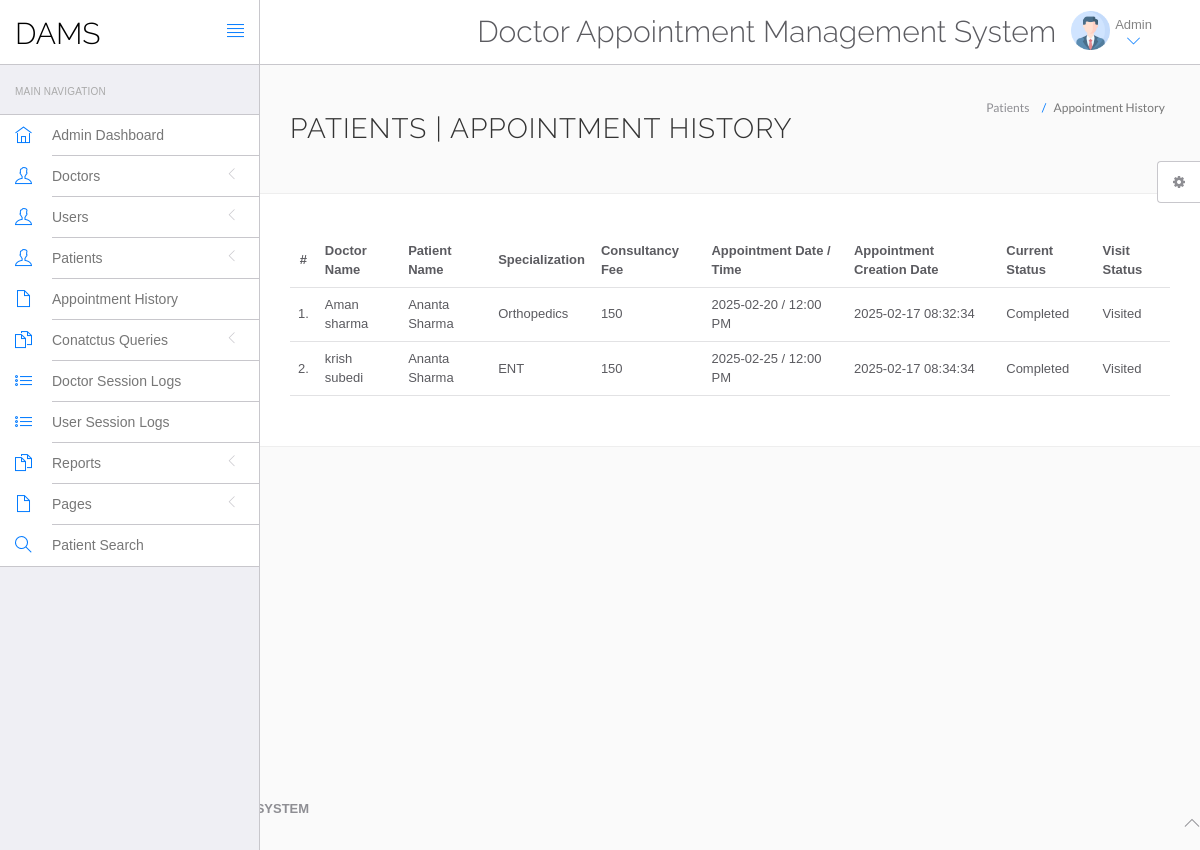
Page /dams/admin/appointment-history.php (signed in) on the committed database.
### tables this page shows
CREATE TABLE `appointment` (
  `id` int(11) NOT NULL,
  `doctorSpecialization` varchar(255) DEFAULT NULL,
  `doctorId` int(11) DEFAULT NULL,
  `userId` int(11) DEFAULT NULL,
  `consultancyFees` int(11) DEFAULT NULL,
  `appointmentDate` varchar(255) DEFAULT NULL,
  `appointmentTime` varchar(255) DEFAULT NULL,
  `postingDate` timestamp NULL DEFAULT current_timestamp(),
  `status` enum('Pending','Completed','Cancelled') DEFAULT 'Pending',
  `updationDate` timestamp NULL DEFAULT NULL ON UPDATE current_timestamp(),
  `visitStatus` enum('Visited','Not Visited','Pending') DEFAULT 'Pending'
);

CREATE TABLE `doctors` (
  `id` int(11) NOT NULL,
  `specilization` varchar(255) DEFAULT NULL,
  `doctorName` varchar(255) DEFAULT NULL,
  `address` longtext DEFAULT NULL,
  `docFees` varchar(255) DEFAULT NULL,
  `contactno` bigint(11) DEFAULT NULL,
  `docEmail` varchar(255) DEFAULT NULL,
  `password` varchar(255) DEFAULT NULL,
  `creationDate` timestamp NULL DEFAULT current_timestamp(),
  `updationDate` timestamp NULL DEFAULT NULL ON UPDATE current_timestamp()
);

CREATE TABLE `users` (
  `id` int(11) NOT NULL,
  `fullName` varchar(255) DEFAULT NULL,
  `address` longtext DEFAULT NULL,
  `city` varchar(255) DEFAULT NULL,
  `gender` varchar(255) DEFAULT NULL,
  `email` varchar(255) DEFAULT NULL,
  `password` varchar(255) DEFAULT NULL,
  `regDate` timestamp NULL DEFAULT current_timestamp(),
  `updationDate` timestamp NULL DEFAULT NULL ON UPDATE current_timestamp()
);

### dams/admin/appointment-history.php (the view, shortened to what this page needs)
<?php
include('include/config.php');
if(strlen($_SESSION['id']==0)) {
 header('location:logout.php');
  } else{
?>
<!DOCTYPE html>
<html lang="en">
	<head>
		<link rel="stylesheet" href="vendor/bootstrap/css/bootstrap.min.css">
		<link rel="stylesheet" href="vendor/fontawesome/css/font-awesome.min.css">
		<link rel="stylesheet" href="vendor/themify-icons/themify-icons.min.css">
		<link href="vendor/animate.css/animate.min.css" rel="stylesheet" media="screen">
		<link href="vendor/perfect-scrollbar/perfect-scrollbar.min.css" rel="stylesheet" media="screen">
		<link href="vendor/switchery/switchery.min.css" rel="stylesheet" media="screen">
		<link href="vendor/bootstrap-touchspin/jquery.bootstrap-touchspin.min.css" rel="stylesheet" media="screen">
		<link href="vendor/select2/select2.min.css" rel="stylesheet" media="screen">
		<link href="vendor/bootstrap-datepicker/bootstrap-datepicker3.standalone.min.css" rel="stylesheet" media="screen">
		<link href="vendor/bootstrap-timepicker/bootstrap-timepicker.min.css" rel="stylesheet" media="screen">
		<link rel="stylesheet" href="assets/css/styles.css">
		<link rel="stylesheet" href="assets/css/plugins.css">
		<link rel="stylesheet" href="assets/css/themes/theme-1.css" id="skin_color" />
	</head>
	<body>
	<div id="app">
    <?php include('include/sidebar.php'); ?>
    <div class="app-content">
        <?php include('include/header.php'); ?>
        <div class="main-content">
            <div class="wrap-content container" id="container">
                <section id="page-title">
                    <div class="row">
                        <div class="col-sm-8">
                            <h1 class="mainTitle">Patients | Appointment History</h1>
                        </div>
                        <ol class="breadcrumb">
                            <li><span>Patients</span></li>
                            <li class="active"><span>Appointment History</span></li>
                        </ol>
                    </div>
                </section>
                <div class="container-fluid container-fullw bg-white">
                    <div class="row">
                        <div class="col-md-12">
                            <table class="table table-hover" id="sample-table-1">
                                <thead>
                                    <tr>
                                        <th class="center">#</th>
                                        <th>Doctor Name</th>
                                        <th>Patient Name</th>
                                        <th>Specialization</th>
                                        <th>Consultancy Fee</th>
                                        <th>Appointment Date / Time</th>
                                        <th>Appointment Creation Date</th>
                                        <th>Current Status</th>
                                        <th>Visit Status</th>
                                    </tr>
                                </thead>
                                <tbody>
                                    <?php
                                    $sql = mysqli_query($con, "
                                        SELECT
                                            doctors.doctorName AS docname,
                                            users.fullName AS pname,
                                            appointment.*
                                        FROM
                                            appointment
                                        JOIN doctors ON doctors.id = appointment.doctorId
                                        JOIN users ON users.id = appointment.userId
                                    ");
                                    $cnt = 1;
                                    while ($row = mysqli_fetch_array($sql)) {
                                    ?>
                                        <tr>
                                            <td class="center"><?php echo $cnt; ?>.</td>
                                            <td><?php echo htmlentities($row['docname']); ?></td>
                                            <td><?php echo htmlentities($row['pname']); ?></td>
                                            <td><?php echo htmlentities($row['doctorSpecialization']); ?></td>
                                            <td><?php echo htmlentities($row['consultancyFees']); ?></td>
                                            <td><?php echo htmlentities($row['appointmentDate']); ?> / <?php echo htmlentities($row['appointmentTime']); ?></td>
                                            <td><?php echo htmlentities($row['postingDate']); ?></td>
                                            <td><?php echo htmlentities($row['status']); ?></td>
                                            <td><?php echo htmlentities($row['visitStatus']); ?></td>
                                        </tr>
                                    <?php
                                        $cnt++;
                                    }
                                    ?>
                                </tbody>
                            </table>
                        </div>
                    </div>
                </div>
            </div>
        </div>
    </div>
</div>
	<?php include('include/footer.php');?>
	<?php include('include/setting.php');?>
	</body>
</html>
<?php } ?>

### dams/admin/assets/css/themes/theme-1.css (style rules this page uses)
body { background: #FAFAFA; }

### rows in the picture
appointment: doctorId.doctorName "Aman sharma", userId.fullName "Ananta Sharma", doctorSpecialization "Orthopedics", consultancyFees "150", appointmentDate "2025-02-20", appointmentTime "12:00 PM", postingDate "2025-02-17 08:32:34", status "Completed", visitStatus "Visited"
appointment: doctorId.doctorName "krish subedi", userId.fullName "Ananta Sharma", doctorSpecialization "ENT", consultancyFees "150", appointmentDate "2025-02-25", appointmentTime "12:00 PM", postingDate "2025-02-17 08:34:34", status "Completed", visitStatus "Visited"
